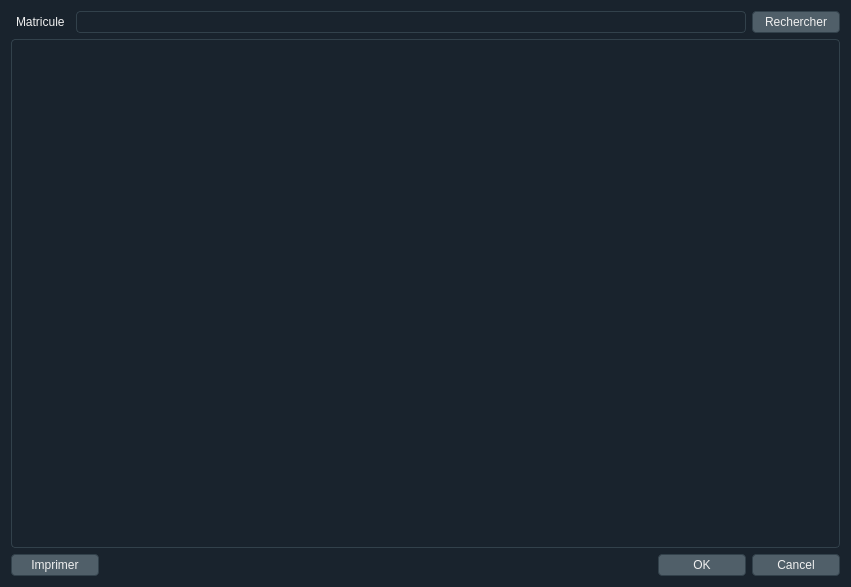
<?xml version="1.0" encoding="UTF-8"?>
<ui version="4.0">
 <class>afficherUnPersonnel</class>
 <widget class="QDialog" name="afficherUnPersonnel">
  <property name="geometry">
   <rect>
    <x>0</x>
    <y>0</y>
    <width>851</width>
    <height>587</height>
   </rect>
  </property>
  <property name="windowTitle">
   <string>Dialog</string>
  </property>
  <property name="styleSheet">
   <string notr="true">QWidget {
  background-color: #19232D;
  border: 0px solid #32414B;
  padding: 0px;
  color: #F0F0F0;
  selection-background-color: #1464A0;
  selection-color: #F0F0F0;
}

QWidget:disabled {
  background-color: #19232D;
  color: #787878;
  selection-background-color: #14506E;
  selection-color: #787878;
}

QWidget::item:selected {
  background-color: #1464A0;
}

QWidget::item:hover {
  background-color: #148CD2;
  color: #32414B;
}
QStatusBar {
  border: 1px solid #32414B;
  /* Fixes Spyder #9120, #9121 */
  background: #32414B;
  /* Fixes #205, white vertical borders separating items */
}

QStatusBar::item {
  border: none;
}
QStatusBar QToolTip {
  background-color: #148CD2;
  border: 1px solid #19232D;
  color: #19232D;
  /* Remove padding, for fix combo box tooltip */
  padding: 0px;
  /* Reducing transparency to read better */
  opacity: 230;
}
QStatusBar QLabel {
  /* Fixes Spyder #9120, #9121 */
  background: transparent;
}
QLabel {
  background-color: #19232D;
  border: 0px solid #32414B;
  padding: 2px;
  margin: 0px;
  color: #F0F0F0;
}

QLabel:disabled {
  background-color: #19232D;
  border: 0px solid #32414B;
  color: #787878;
}

QTextBrowser {
  background-color: #19232D;
  border: 1px solid #32414B;
  color: #F0F0F0;
  border-radius: 4px;
}

QTextBrowser:disabled {
  background-color: #19232D;
  border: 1px solid #32414B;
  color: #787878;
  border-radius: 4px;
}

QTextBrowser:hover, QTextBrowser:!hover, QTextBrowser:selected, QTextBrowser:pressed {
  border: 1px solid #32414B;
}

QPushButton {
  background-color: #505F69;
  border: 1px solid #32414B;
  color: #F0F0F0;
  border-radius: 4px;
  padding: 3px;
  outline: none;
  /* Issue #194 - Special case of QPushButton inside dialogs, for better UI */
  min-width: 80px;
}

QPushButton:disabled {
  background-color: #32414B;
  border: 1px solid #32414B;
  color: #787878;
  border-radius: 4px;
  padding: 3px;
}

QPushButton:checked {
  background-color: #32414B;
  border: 1px solid #32414B;
  border-radius: 4px;
  padding: 3px;
  outline: none;
}

QPushButton:checked:disabled {
  background-color: #19232D;
  border: 1px solid #32414B;
  color: #787878;
  border-radius: 4px;
  padding: 3px;
  outline: none;
}

QPushButton:checked:selected {
  background: #1464A0;
  color: #32414B;
}

QPushButton::menu-indicator {
  subcontrol-origin: padding;
  subcontrol-position: bottom right;
  bottom: 4px;
}

QPushButton:pressed {
  background-color: #19232D;
  border: 1px solid #19232D;
}

QPushButton:pressed:hover {
  border: 1px solid #148CD2;
}

QPushButton:hover {
  border: 1px solid #148CD2;
  color: #F0F0F0;
}

QPushButton:selected {
  background: #1464A0;
  color: #32414B;
}

QPushButton:hover {
  border: 1px solid #148CD2;
  color: #F0F0F0;
}

QPushButton:focus {
  border: 1px solid #1464A0;
}

QComboBox {
  border: 1px solid #32414B;
  border-radius: 4px;
  selection-background-color: #1464A0;
  padding-left: 4px;
  padding-right: 36px;
  /* 4 + 16*2 See scrollbar size */
  /* Fixes #103, #111 */
  min-height: 1.5em;
  /* padding-top: 2px;     removed to fix #132 */
  /* padding-bottom: 2px;  removed to fix #132 */
  /* min-width: 75px;      removed to fix #109 */
  /* Needed to remove indicator - fix #132 */
}

QComboBox QAbstractItemView {
  border: 1px solid #32414B;
  border-radius: 0;
  background-color: #19232D;
  selection-background-color: #1464A0;
}

QComboBox QAbstractItemView:hover {
  background-color: #19232D;
  color: #F0F0F0;
}

QComboBox QAbstractItemView:selected {
  background: #1464A0;
  color: #32414B;
}

QComboBox QAbstractItemView:alternate {
  background: #19232D;
}

QComboBox:disabled {
  background-color: #19232D;
  color: #787878;
}

QComboBox:hover {
  border: 1px solid #148CD2;
}

QComboBox:focus {
  border: 1px solid #1464A0;
}

QComboBox:on {
  selection-background-color: #1464A0;
}

QComboBox::indicator {
  border: none;
  border-radius: 0;
  background-color: transparent;
  selection-background-color: transparent;
  color: transparent;
  selection-color: transparent;
  /* Needed to remove indicator - fix #132 */
}

QComboBox::indicator:alternate {
  background: #19232D;
}

QComboBox::item:alternate {
  background: #19232D;
}

QComboBox::item:checked {
  font-weight: bold;
}

QComboBox::item:selected {
  border: 0px solid transparent;
}

QComboBox::drop-down {
  subcontrol-origin: padding;
  subcontrol-position: top right;
  width: 12px;
  border-left: 1px solid #32414B;
}

QComboBox::down-arrow {
  image: url(&quot;C:/Users/DELL/Downloads/QDarkStyleSheet-master/QDarkStyleSheet-master/qdarkstyle/rc/arrow_down_disabled.png&quot;);
  height: 8px;
  width: 8px;
}

QComboBox::down-arrow:on, QComboBox::down-arrow:hover, QComboBox::down-arrow:focus {
  image: url(&quot;C:/Users/DELL/Downloads/QDarkStyleSheet-master/QDarkStyleSheet-master/qdarkstyle/rc/arrow_down.png&quot;);
}
QLineEdit {
  background-color: #19232D;
  padding-top: 2px;
  /* This QLineEdit fix  103, 111 */
  padding-bottom: 2px;
  /* This QLineEdit fix  103, 111 */
  padding-left: 4px;
  padding-right: 4px;
  border-style: solid;
  border: 1px solid #32414B;
  border-radius: 4px;
  color: #F0F0F0;
}

QLineEdit:disabled {
  background-color: #19232D;
  color: #787878;
}

QLineEdit:hover {
  border: 1px solid #148CD2;
  color: #F0F0F0;
}

QLineEdit:focus {
  border: 1px solid #1464A0;
}

QLineEdit:selected {
  background-color: #1464A0;
  color: #32414B;
}
QTabWidget {
  padding: 2px;
  selection-background-color: #32414B;
}

QTabWidget QWidget {
  /* Fixes #189 */
  border-radius: 4px;
}

QTabWidget::pane {
  border: 1px solid #32414B;
  border-radius: 4px;
  margin: 0px;
  /* Fixes double border inside pane with pyqt5 */
  padding: 0px;
}

QTabWidget::pane:selected {
  background-color: #32414B;
  border: 1px solid #1464A0;
}

QTabBar {
  qproperty-drawBase: 0;
  border-radius: 4px;
  margin: 0px;
  padding: 2px;
  border: 0;
  /* left: 5px; move to the right by 5px - removed for fix */
}

QTabBar::close-button {
  border: 0;
  margin: 2px;
  padding: 2px;
  image: url(&quot;C:/Users/DELL/Downloads/QDarkStyleSheet-master/QDarkStyleSheet-master/qdarkstyle/rc/window_close.png&quot;);
}

QTabBar::close-button:hover {
  image: url(&quot;C:/Users/DELL/Downloads/QDarkStyleSheet-master/QDarkStyleSheet-master/qdarkstyle/rc/window_close_focus.png&quot;);
}

QTabBar::close-button:pressed {
  image: url(&quot;C:/Users/DELL/Downloads/QDarkStyleSheet-master/QDarkStyleSheet-master/qdarkstyle/rc/window_close_pressed.png&quot;);
}

/* QTabBar::tab - selected ------------------------------------------------

https://doc.qt.io/qt-5/stylesheet-examples.html#customizing-qtabwidget-and-qtabbar

--------------------------------------------------------------------------- */
QTabBar::tab {
  /* !selected and disabled ----------------------------------------- */
  /* selected ------------------------------------------------------- */
}

QTabBar::tab:top:selected:disabled {
  border-bottom: 3px solid #14506E;
  color: #787878;
  background-color: #32414B;
}

QTabBar::tab:bottom:selected:disabled {
  border-top: 3px solid #14506E;
  color: #787878;
  background-color: #32414B;
}

QTabBar::tab:left:selected:disabled {
  border-right: 3px solid #14506E;
  color: #787878;
  background-color: #32414B;
}

QTabBar::tab:right:selected:disabled {
  border-left: 3px solid #14506E;
  color: #787878;
  background-color: #32414B;
}

QTabBar::tab:top:!selected:disabled {
  border-bottom: 3px solid #19232D;
  color: #787878;
  background-color: #19232D;
}

QTabBar::tab:bottom:!selected:disabled {
  border-top: 3px solid #19232D;
  color: #787878;
  background-color: #19232D;
}

QTabBar::tab:left:!selected:disabled {
  border-right: 3px solid #19232D;
  color: #787878;
  background-color: #19232D;
}

QTabBar::tab:right:!selected:disabled {
  border-left: 3px solid #19232D;
  color: #787878;
  background-color: #19232D;
}

QTabBar::tab:top:!selected {
  border-bottom: 2px solid #19232D;
  margin-top: 2px;
}

QTabBar::tab:bottom:!selected {
  border-top: 2px solid #19232D;
  margin-bottom: 3px;
}

QTabBar::tab:left:!selected {
  border-left: 2px solid #19232D;
  margin-right: 2px;
}

QTabBar::tab:right:!selected {
  border-right: 2px solid #19232D;
  margin-left: 2px;
}

QTabBar::tab:top {
  background-color: #32414B;
  color: #F0F0F0;
  margin-left: 2px;
  padding-left: 4px;
  padding-right: 4px;
  padding-top: 2px;
  padding-bottom: 2px;
  min-width: 5px;
  border-bottom: 3px solid #32414B;
  border-top-left-radius: 3px;
  border-top-right-radius: 3px;
}

QTabBar::tab:top:selected {
  background-color: #505F69;
  color: #F0F0F0;
  border-bottom: 3px solid #1464A0;
  border-top-left-radius: 3px;
  border-top-right-radius: 3px;
}

QTabBar::tab:top:!selected:hover {
  border: 1px solid #148CD2;
  border-bottom: 3px solid #148CD2;
  /* Fixes spyder-ide/spyder#9766 */
  padding-left: 4px;
  padding-right: 4px;
}

QTabBar::tab:bottom {
  color: #F0F0F0;
  border-top: 3px solid #32414B;
  background-color: #32414B;
  margin-left: 2px;
  padding-left: 4px;
  padding-right: 4px;
  padding-top: 2px;
  padding-bottom: 2px;
  border-bottom-left-radius: 3px;
  border-bottom-right-radius: 3px;
  min-width: 5px;
}

QTabBar::tab:bottom:selected {
  color: #F0F0F0;
  background-color: #505F69;
  border-top: 3px solid #1464A0;
  border-bottom-left-radius: 3px;
  border-bottom-right-radius: 3px;
}

QTabBar::tab:bottom:!selected:hover {
  border: 1px solid #148CD2;
  border-top: 3px solid #148CD2;
  /* Fixes spyder-ide/spyder#9766 */
  padding-left: 4px;
  padding-right: 4px;
}

QTabBar::tab:left {
  color: #F0F0F0;
  background-color: #32414B;
  margin-top: 2px;
  padding-left: 2px;
  padding-right: 2px;
  padding-top: 4px;
  padding-bottom: 4px;
  border-top-left-radius: 3px;
  border-bottom-left-radius: 3px;
  min-height: 5px;
}

QTabBar::tab:left:selected {
  color: #F0F0F0;
  background-color: #505F69;
  border-right: 3px solid #1464A0;
}

QTabBar::tab:left:!selected:hover {
  border: 1px solid #148CD2;
  border-right: 3px solid #148CD2;
  padding: 0px;
}

QTabBar::tab:right {
  color: #F0F0F0;
  background-color: #32414B;
  margin-top: 2px;
  padding-left: 2px;
  padding-right: 2px;
  padding-top: 4px;
  padding-bottom: 4px;
  border-top-right-radius: 3px;
  border-bottom-right-radius: 3px;
  min-height: 5px;
}

QTabBar::tab:right:selected {
  color: #F0F0F0;
  background-color: #505F69;
  border-left: 3px solid #1464A0;
}

QTabBar::tab:right:!selected:hover {
  border: 1px solid #148CD2;
  border-left: 3px solid #148CD2;
  padding: 0px;
}

QTabBar QToolButton {
  /* Fixes #136 */
  background-color: #32414B;
  height: 12px;
  width: 12px;
}

QTabBar QToolButton:pressed {
  background-color: #32414B;
}

QTabBar QToolButton:pressed:hover {
  border: 1px solid #148CD2;
}

QTabBar QToolButton::left-arrow:enabled {
  image: url(&quot;C:/Users/DELL/Downloads/QDarkStyleSheet-master/QDarkStyleSheet-master/qdarkstyle/rc/arrow_left.png&quot;);
}

QTabBar QToolButton::left-arrow:disabled {
  image: url(&quot;C:/Users/DELL/Downloads/QDarkStyleSheet-master/QDarkStyleSheet-master/qdarkstyle/rc/arrow_left_disabled.png&quot;);
}

QTabBar QToolButton::right-arrow:enabled {
  image: url(&quot;C:/Users/DELL/Downloads/QDarkStyleSheet-master/QDarkStyleSheet-master/qdarkstyle/rc/arrow_right.png&quot;);
}

QTabBar QToolButton::right-arrow:disabled {
  image: url(&quot;C:/Users/DELL/Downloads/QDarkStyleSheet-master/QDarkStyleSheet-master/qdarkstyle/rc/arrow_right_disabled.png&quot;);
}
QListView::indicator:checked {
  image: url(&quot;C:/Users/DELL/Downloads/QDarkStyleSheet-master/QDarkStyleSheet-master/qdarkstyle/rc/checkbox_checked.png&quot;);
}
QListView::indicator:checked:hover,
QListView::indicator:checked:focus,
QListView::indicator:checked:pressed {
  image: url(&quot;C:/Users/DELL/Downloads/QDarkStyleSheet-master/QDarkStyleSheet-master/qdarkstyle/rc/checkbox_checked_focus.png&quot;);
}
QListView::indicator:unchecked {
  image: url(&quot;C:/Users/DELL/Downloads/QDarkStyleSheet-master/QDarkStyleSheet-master/qdarkstyle/rc/checkbox_unchecked.png&quot;);
}
QListView::indicator:unchecked:hover,
QListView::indicator:unchecked:focus,
QListView::indicator:unchecked:pressed {
  image: url(&quot;C:/Users/DELL/Downloads/QDarkStyleSheet-master/QDarkStyleSheet-master/qdarkstyle/rc/checkbox_unchecked_focus.png&quot;);
}
QListView::indicator:indeterminate {
  image: url(&quot;:C:/Users/DELL/Downloads/QDarkStyleSheet-master/QDarkStyleSheet-master/qdarkstyle/rc/checkbox_indeterminate.png&quot;);
}
QListView::indicator:indeterminate:hover,
QListView::indicator:indeterminate:focus,
QListView::indicator:indeterminate:pressed {
  image: url(&quot;C:/Users/DELL/Downloads/QDarkStyleSheet-master/QDarkStyleSheet-master/qdarkstyle/rc/checkbox_indeterminate_focus.png&quot;);
}
QListView,
QTableView,
QColumnView {
  background-color: #19232D;
  border: 1px solid #32414B;
  color: #F0F0F0;
  gridline-color: #32414B;
  border-radius: 4px;
}
QListView:disabled,
QTableView:disabled,
QColumnView:disabled {
  background-color: #19232D;
  color: #787878;
}
QListView:selected,
QTableView:selected,
QColumnView:selected {
  background-color: #1464A0;
  color: #32414B;
}
QListView:hover,
QTableView:hover,
QColumnView:hover {
  background-color: #19232D;
  border: 1px solid #148CD2;
}

QListView::item:pressed,
QTableView::item:pressed,
QColumnView::item:pressed {
  background-color: #1464A0;
}

QListView::item:selected:hover,
QTableView::item:selected:hover,
QColumnView::item:selected:hover {
  background: #1464A0;
  color: #19232D;
}

QListView::item:selected:active,
QTableView::item:selected:active,
QColumnView::item:selected:active {
  background-color: #1464A0;
}

QListView::item:!selected:hover,
QTableView::item:!selected:hover,
QColumnView::item:!selected:hover {
  outline: 0;
  color: #148CD2;
  background-color: #32414B;
}

QTableCornerButton::section {
  background-color: #19232D;
  border: 1px transparent #32414B;
  border-radius: 0px;
}

/* QHeaderView ------------------------------------------------------------

https://doc.qt.io/qt-5/stylesheet-examples.html#customizing-qheaderview

--------------------------------------------------------------------------- */
QHeaderView {
  background-color: #32414B;
  border: 0px transparent #32414B;
  padding: 0px;
  margin: 0px;
  border-radius: 0px;
}

QHeaderView:disabled {
  background-color: #32414B;
  border: 1px transparent #32414B;
  padding: 2px;
}

QHeaderView::section {
  background-color: #32414B;
  color: #F0F0F0;
  padding: 2px;
  border-radius: 0px;
  text-align: left;
}

QHeaderView::section:checked {
  color: #F0F0F0;
  background-color: #1464A0;
}

QHeaderView::section:checked:disabled {
  color: #787878;
  background-color: #14506E;
}

QHeaderView::section::horizontal {
  padding-left: 4px;
  padding-right: 4px;
  border-left: 1px solid #19232D;
}

QHeaderView::section::horizontal::first, QHeaderView::section::horizontal::only-one {
  border-left: 1px solid #32414B;
}

QHeaderView::section::horizontal:disabled {
  color: #787878;
}

QHeaderView::section::vertical {
  padding-left: 4px;
  padding-right: 4px;
  border-top: 1px solid #19232D;
}

QHeaderView::section::vertical::first, QHeaderView::section::vertical::only-one {
  border-top: 1px solid #32414B;
}

QHeaderView::section::vertical:disabled {
  color: #787878;
}

QHeaderView::down-arrow {
  /* Those settings (border/width/height/background-color) solve bug */
  /* transparent arrow background and size */
  background-color: #32414B;
  border: none;
  height: 12px;
  width: 12px;
  padding-left: 2px;
  padding-right: 2px;
  image: url(&quot;C:/Users/DELL/Downloads/QDarkStyleSheet-master/QDarkStyleSheet-master/qdarkstyle/rc/arrow_down.png&quot;);
}

QHeaderView::up-arrow {
  background-color: #32414B;
  border: none;
  height: 12px;
  width: 12px;
  padding-left: 2px;
  padding-right: 2px;
  image: url(&quot;C:/Users/DELL/Downloads/QDarkStyleSheet-master/QDarkStyleSheet-master/qdarkstyle/rc/arrow_up.png&quot;);
}
QDateEdit, QDateTimeEdit {
  selection-background-color: #1464A0;
  border-style: solid;
  border: 1px solid #32414B;
  border-radius: 4px;
  /* This fixes 103, 111 */
  padding-top: 2px;
  /* This fixes 103, 111 */
  padding-bottom: 2px;
  padding-left: 4px;
  padding-right: 4px;
  min-width: 10px;
}

QDateEdit:on, QDateTimeEdit:on {
  selection-background-color: #1464A0;
}

QDateEdit::drop-down, QDateTimeEdit::drop-down {
  subcontrol-origin: padding;
  subcontrol-position: top right;
  width: 12px;
  border-left: 1px solid #32414B;
}

QDateEdit::down-arrow, QDateTimeEdit::down-arrow {
  image: url(&quot;:/qss_icons/rc/arrow_down_disabled.png&quot;);
  height: 8px;
  width: 8px;
}

QDateEdit::down-arrow:on, QDateEdit::down-arrow:hover, QDateEdit::down-arrow:focus, QDateTimeEdit::down-arrow:on, QDateTimeEdit::down-arrow:hover, QDateTimeEdit::down-arrow:focus {
  image: url(&quot;C:/Users/DELL/Downloads/QDarkStyleSheet-master/QDarkStyleSheet-master/qdarkstyle/rc/arrow_down.png&quot;);
}

QDateEdit QAbstractItemView, QDateTimeEdit QAbstractItemView {
  background-color: #19232D;
  border-radius: 4px;
  border: 1px solid #32414B;
  selection-background-color: #1464A0;
}
QGroupBox {
  font-weight: bold;
  border: 1px solid #32414B;
  border-radius: 4px;
  padding: 4px;
  margin-top: 16px;
}
QGroupBox::title {
  subcontrol-origin: margin;
  subcontrol-position: top left;
  left: 3px;
  padding-left: 3px;
  padding-right: 5px;
  padding-top: 8px;
  padding-bottom: 16px;
}
QGroupBox::indicator {
  margin-left: 2px;
  height: 16px;
  width: 16px;
}
QRadioButton {
  background-color: #19232D;
  color: #F0F0F0;
  spacing: 4px;
  padding: 0px;
  border: none;
  outline: none;
}

QRadioButton:focus {
  border: none;
}

QRadioButton:disabled {
  background-color: #19232D;
  color: #787878;
  border: none;
  outline: none;
}

QRadioButton QWidget {
  background-color: #19232D;
  color: #F0F0F0;
  spacing: 0px;
  padding: 0px;
  outline: none;
  border: none;
}

QRadioButton::indicator {
  border: none;
  outline: none;
  margin-left: 4px;
  height: 16px;
  width: 16px;
}

QRadioButton::indicator:unchecked {
  image: url(&quot;C:/Users/DELL/Downloads/QDarkStyleSheet-master/QDarkStyleSheet-master/qdarkstyle/rc/radio_unchecked.png&quot;);
}

QRadioButton::indicator:unchecked:hover, QRadioButton::indicator:unchecked:focus, QRadioButton::indicator:unchecked:pressed {
  border: none;
  outline: none;
  image: url(&quot;C:/Users/DELL/Downloads/QDarkStyleSheet-master/QDarkStyleSheet-master/qdarkstyle/rc/radio_unchecked_focus.png&quot;);
}

QRadioButton::indicator:unchecked:disabled {
  image: url(&quot;C:/Users/DELL/Downloads/QDarkStyleSheet-master/QDarkStyleSheet-master/qdarkstyle/rc/radio_unchecked_disabled.png&quot;);
}

QRadioButton::indicator:checked {
  border: none;
  outline: none;
  image: url(&quot;C:/Users/DELL/Downloads/QDarkStyleSheet-master/QDarkStyleSheet-master/qdarkstyle/rc/radio_checked.png&quot;);
}

QRadioButton::indicator:checked:hover, QRadioButton::indicator:checked:focus, QRadioButton::indicator:checked:pressed {
  border: none;
  outline: none;
  image: url(&quot;C:/Users/DELL/Downloads/QDarkStyleSheet-master/QDarkStyleSheet-master/qdarkstyle/rc/radio_checked_focus.png&quot;);
}

QRadioButton::indicator:checked:disabled {
  outline: none;
  image: url(&quot;C:/Users/DELL/Downloads/QDarkStyleSheet-master/QDarkStyleSheet-master/qdarkstyle/rc/radio_checked_disabled.png&quot;);
}
QStackedWidget {
  padding: 2px;
  border: 1px solid #32414B;
  border: 1px solid #19232D;
}

QAbstractSpinBox {
  background-color: #19232D;
  border: 1px solid #32414B;
  color: #F0F0F0;
  /* This fixes 103, 111 */
  padding-top: 2px;
  /* This fixes 103, 111 */
  padding-bottom: 2px;
  padding-left: 4px;
  padding-right: 4px;
  border-radius: 4px;
  /* min-width: 5px; removed to fix 109 */
}

QAbstractSpinBox:up-button {
  background-color: transparent #19232D;
  subcontrol-origin: border;
  subcontrol-position: top right;
  border-left: 1px solid #32414B;
  border-bottom: 1px solid #32414B;
  border-top-left-radius: 0;
  border-bottom-left-radius: 0;
  margin: 1px;
  width: 12px;
  margin-bottom: -1px;
}

QAbstractSpinBox::up-arrow, QAbstractSpinBox::up-arrow:disabled, QAbstractSpinBox::up-arrow:off {
  image: url(&quot;C:/Users/DELL/Downloads/QDarkStyleSheet-master/QDarkStyleSheet-master/qdarkstyle/rc/arrow_up_disabled.png&quot;);
  height: 8px;
  width: 8px;
}

QAbstractSpinBox::up-arrow:hover {
  image: url(&quot;C:/Users/DELL/Downloads/QDarkStyleSheet-master/QDarkStyleSheet-master/qdarkstyle/rc/arrow_up.png&quot;);
}

QAbstractSpinBox:down-button {
  background-color: transparent #19232D;
  subcontrol-origin: border;
  subcontrol-position: bottom right;
  border-left: 1px solid #32414B;
  border-top: 1px solid #32414B;
  border-top-left-radius: 0;
  border-bottom-left-radius: 0;
  margin: 1px;
  width: 12px;
  margin-top: -1px;
}

QAbstractSpinBox::down-arrow, QAbstractSpinBox::down-arrow:disabled, QAbstractSpinBox::down-arrow:off {
  image: url(&quot;C:/Users/DELL/Downloads/QDarkStyleSheet-master/QDarkStyleSheet-master/qdarkstyle/rc/arrow_down_disabled.png&quot;);
  height: 8px;
  width: 8px;
}

QAbstractSpinBox::down-arrow:hover {
  image: url(&quot;C:/Users/DELL/Downloads/QDarkStyleSheet-master/QDarkStyleSheet-master/qdarkstyle/rc/arrow_down.png&quot;);
}

QAbstractSpinBox:hover {
  border: 1px solid #148CD2;
  color: #F0F0F0;
}

QAbstractSpinBox:focus {
  border: 1px solid #1464A0;
}

QAbstractSpinBox:selected {
  background: #1464A0;
  color: #32414B;
}



</string>
  </property>
  <layout class="QVBoxLayout" name="verticalLayout">
   <item>
    <layout class="QHBoxLayout" name="horizontalLayout">
     <item>
      <widget class="QLabel" name="label">
       <property name="text">
        <string>Matricule</string>
       </property>
      </widget>
     </item>
     <item>
      <widget class="QLineEdit" name="matAffPers"/>
     </item>
     <item>
      <widget class="QPushButton" name="rechAffPers">
       <property name="text">
        <string>Rechercher</string>
       </property>
      </widget>
     </item>
    </layout>
   </item>
   <item>
    <widget class="QTextBrowser" name="textAffichePers"/>
   </item>
   <item>
    <layout class="QHBoxLayout" name="horizontalLayout_2">
     <item>
      <widget class="QPushButton" name="imprimerBoutton">
       <property name="text">
        <string>Imprimer</string>
       </property>
      </widget>
     </item>
     <item>
      <widget class="QDialogButtonBox" name="buttonBox">
       <property name="orientation">
        <enum>Qt::Horizontal</enum>
       </property>
       <property name="standardButtons">
        <set>QDialogButtonBox::Cancel|QDialogButtonBox::Ok</set>
       </property>
      </widget>
     </item>
    </layout>
   </item>
  </layout>
 </widget>
 <resources/>
 <connections>
  <connection>
   <sender>buttonBox</sender>
   <signal>accepted()</signal>
   <receiver>afficherUnPersonnel</receiver>
   <slot>accept()</slot>
   <hints>
    <hint type="sourcelabel">
     <x>248</x>
     <y>254</y>
    </hint>
    <hint type="destinationlabel">
     <x>157</x>
     <y>274</y>
    </hint>
   </hints>
  </connection>
  <connection>
   <sender>buttonBox</sender>
   <signal>rejected()</signal>
   <receiver>afficherUnPersonnel</receiver>
   <slot>reject()</slot>
   <hints>
    <hint type="sourcelabel">
     <x>316</x>
     <y>260</y>
    </hint>
    <hint type="destinationlabel">
     <x>286</x>
     <y>274</y>
    </hint>
   </hints>
  </connection>
 </connections>
</ui>
